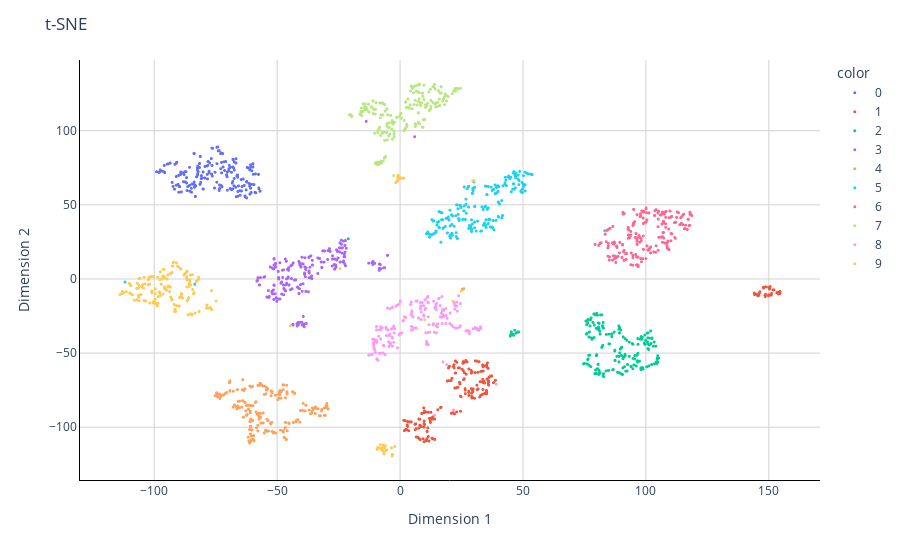

Notebook cell for this chart:
### Code cell
import plotly.express as px
# Создание диаграммы разброса
fig = px.scatter(None, x=X_embedded[:,0], y=X_embedded[:,1], 
                 labels={
                     "x": "Dimension 1",
                     "y": "Dimension 2",
                 },
                 opacity=1, color=y.astype(str))

# Изменение цвета фона графика
fig.update_layout(dict(plot_bgcolor = 'white'))

# Обновление линий осей
fig.update_xaxes(showgrid=True, gridwidth=1, gridcolor='lightgrey', 
                 zeroline=True, zerolinewidth=1, zerolinecolor='lightgrey', 
                 showline=True, linewidth=1, linecolor='black')

fig.update_yaxes(showgrid=True, gridwidth=1, gridcolor='lightgrey', 
                 zeroline=True, zerolinewidth=1, zerolinecolor='lightgrey', 
                 showline=True, linewidth=1, linecolor='black')

# Установка названия рисунка
fig.update_layout(title_text="t-SNE")

# Обновление размера маркера
fig.update_traces(marker=dict(size=3))

fig.show()

### Figure 1 — Plotly figure (JSON) as saved in the notebook; plotly's stock layout.template omitted (floating-point values rounded to 4 significant figures; data arrays with more than 128 entries replaced by an {"elided": "..."} marker saying what was removed)
{"data": [{"hovertemplate": "color=0<br>Dimension 1=%{x}<br>Dimension 2=%{y}<extra></extra>", "legendgroup": "0", "marker": {"color": "#636efa", "opacity": 1, "size": 3, "symbol": "circle"}, "mode": "markers", "name": "0", "showlegend": true, "type": "scattergl", "x": {"elided": "178 float values"}, "xaxis": "x", "y": {"elided": "178 float values"}, "yaxis": "y"}, {"hovertemplate": "color=1<br>Dimension 1=%{x}<br>Dimension 2=%{y}<extra></extra>", "legendgroup": "1", "marker": {"color": "#EF553B", "opacity": 1, "size": 3, "symbol": "circle"}, "mode": "markers", "name": "1", "showlegend": true, "type": "scattergl", "x": {"elided": "182 float values"}, "xaxis": "x", "y": {"elided": "182 float values"}, "yaxis": "y"}, {"hovertemplate": "color=2<br>Dimension 1=%{x}<br>Dimension 2=%{y}<extra></extra>", "legendgroup": "2", "marker": {"color": "#00cc96", "opacity": 1, "size": 3, "symbol": "circle"}, "mode": "markers", "name": "2", "showlegend": true, "type": "scattergl", "x": {"elided": "177 float values"}, "xaxis": "x", "y": {"elided": "177 float values"}, "yaxis": "y"}, {"hovertemplate": "color=3<br>Dimension 1=%{x}<br>Dimension 2=%{y}<extra></extra>", "legendgroup": "3", "marker": {"color": "#ab63fa", "opacity": 1, "size": 3, "symbol": "circle"}, "mode": "markers", "name": "3", "showlegend": true, "type": "scattergl", "x": {"elided": "183 float values"}, "xaxis": "x", "y": {"elided": "183 float values"}, "yaxis": "y"}, {"hovertemplate": "color=4<br>Dimension 1=%{x}<br>Dimension 2=%{y}<extra></extra>", "legendgroup": "4", "marker": {"color": "#FFA15A", "opacity": 1, "size": 3, "symbol": "circle"}, "mode": "markers", "name": "4", "showlegend": true, "type": "scattergl", "x": {"elided": "181 float values"}, "xaxis": "x", "y": {"elided": "181 float values"}, "yaxis": "y"}, {"hovertemplate": "color=5<br>Dimension 1=%{x}<br>Dimension 2=%{y}<extra></extra>", "legendgroup": "5", "marker": {"color": "#19d3f3", "opacity": 1, "size": 3, "symbol": "circle"}, "mode": "markers", "name": "5", "showlegend": true, "type": "scattergl", "x": {"elided": "182 float values"}, "xaxis": "x", "y": {"elided": "182 float values"}, "yaxis": "y"}, {"hovertemplate": "color=6<br>Dimension 1=%{x}<br>Dimension 2=%{y}<extra></extra>", "legendgroup": "6", "marker": {"color": "#FF6692", "opacity": 1, "size": 3, "symbol": "circle"}, "mode": "markers", "name": "6", "showlegend": true, "type": "scattergl", "x": {"elided": "181 float values"}, "xaxis": "x", "y": {"elided": "181 float values"}, "yaxis": "y"}, {"hovertemplate": "color=7<br>Dimension 1=%{x}<br>Dimension 2=%{y}<extra></extra>", "legendgroup": "7", "marker": {"color": "#B6E880", "opacity": 1, "size": 3, "symbol": "circle"}, "mode": "markers", "name": "7", "showlegend": true, "type": "scattergl", "x": {"elided": "179 float values"}, "xaxis": "x", "y": {"elided": "179 float values"}, "yaxis": "y"}, {"hovertemplate": "color=8<br>Dimension 1=%{x}<br>Dimension 2=%{y}<extra></extra>", "legendgroup": "8", "marker": {"color": "#FF97FF", "opacity": 1, "size": 3, "symbol": "circle"}, "mode": "markers", "name": "8", "showlegend": true, "type": "scattergl", "x": {"elided": "174 float values"}, "xaxis": "x", "y": {"elided": "174 float values"}, "yaxis": "y"}, {"hovertemplate": "color=9<br>Dimension 1=%{x}<br>Dimension 2=%{y}<extra></extra>", "legendgroup": "9", "marker": {"color": "#FECB52", "opacity": 1, "size": 3, "symbol": "circle"}, "mode": "markers", "name": "9", "showlegend": true, "type": "scattergl", "x": {"elided": "180 float values"}, "xaxis": "x", "y": {"elided": "180 float values"}, "yaxis": "y"}], "layout": {"legend": {"title": {"text": "color"}, "tracegroupgap": 0}, "margin": {"t": 60}, "plot_bgcolor": "white", "title": {"text": "t-SNE"}, "xaxis": {"anchor": "y", "domain": [0, 1], "gridcolor": "lightgrey", "gridwidth": 1, "linecolor": "black", "linewidth": 1, "showgrid": true, "showline": true, "title": {"text": "Dimension 1"}, "zeroline": true, "zerolinecolor": "lightgrey", "zerolinewidth": 1}, "yaxis": {"anchor": "x", "domain": [0, 1], "gridcolor": "lightgrey", "gridwidth": 1, "linecolor": "black", "linewidth": 1, "showgrid": true, "showline": true, "title": {"text": "Dimension 2"}, "zeroline": true, "zerolinecolor": "lightgrey", "zerolinewidth": 1}}}
